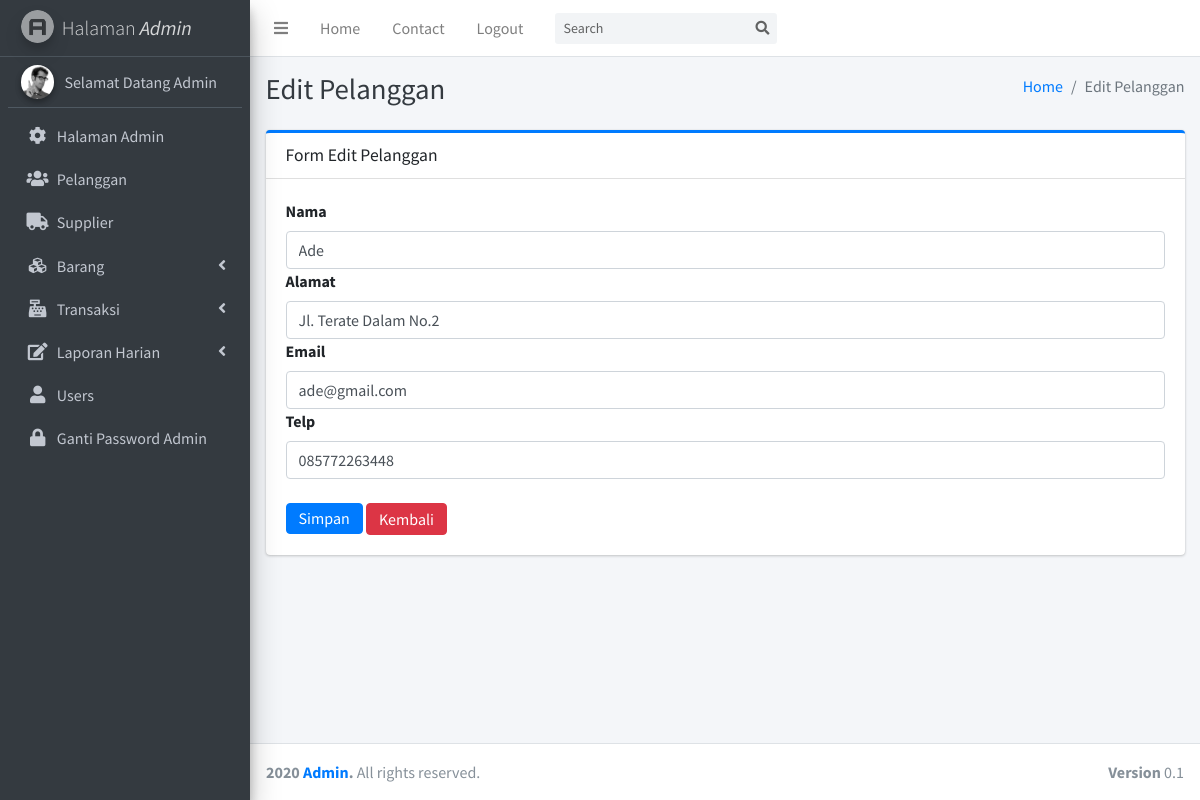
Page /index.php?page=edit_pelanggan&id=1 (signed in) on the committed database.
### tables this page shows
CREATE TABLE `pelanggan` (
  `id` int(11) NOT NULL,
  `nama_pelanggan` varchar(200) NOT NULL,
  `alamat` varchar(200) NOT NULL,
  `email` varchar(200) NOT NULL,
  `telp` varchar(200) NOT NULL
);

### page/edit_pelanggan.php (the view, shortened to what this page needs)
<div class="content-wrapper">
  <div class="content-header">
    <div class="container-fluid">
      <div class="row mb-2">
        <div class="col-sm-6">
          <h1 class="m-0 text-dark">Edit Pelanggan</h1>
        </div>
        <div class="col-sm-6">
          <ol class="breadcrumb float-sm-right">
            <li class="breadcrumb-item"><a href="#">Home</a></li>
            <li class="breadcrumb-item active">Edit Pelanggan</li>
          </ol>
        </div>
      </div>
    </div>
  </div>
  <section class="content">
    <div class="container-fluid">
  <section class="content">
    <div class="row">
      <div class="col-md-12">
        <div class="card card-outline card-primary">
          <div class="card-header">
            <h3 class="card-title">
              Form Edit Pelanggan
            </h3>
          </div>
          <div class="card-body pad">
          <?php
            if(isset($_GET['id'])){
              $id = $_GET['id'];
              $select = mysqli_query($koneksi, "SELECT * FROM pelanggan WHERE id='$id'") or die(mysqli_error($koneksi));
              if(mysqli_num_rows($select) == 0){
                echo '<div class="alert alert-warning">ID tidak ada dalam database.</div>';
                exit();
              }else{
                $data = mysqli_fetch_assoc($select);
              }
            }
          ?>
            <form method="post" action="">
              <div>
                <label>Nama</label>
                <input class="form-control" type="text" name="nama" placeholder="Nama"
                value="<?php echo $data['nama_pelanggan']; ?>">
              </div>
              <div>
              <div>
                <label>Alamat</label>
                <input class="form-control" type="text" name="alamat" placeholder="Alamat"
                value="<?php echo $data['alamat']; ?>">
              </div>
              <div>
                <label>Email</label>
                <input class="form-control" type="text" name="email" placeholder="Email"
                value="<?php echo $data['email']; ?>">
              </div>
              <div>
                <label>Telp</label>
                <input class="form-control" type="text" name="telp" placeholder="Telp"
                value="<?php echo $data['telp']; ?>">
              </div><br>
              <div>
                <button type="submit" name="simpan" class="btn btn-primary" style="line-height: 17px;" value="simpan">Simpan</button>
                <a class="btn btn-danger" style="line-height: 18px;" href="?page=pelanggan">Kembali</a>
              </div>
            </form>
          </div>
        </div>
      </div>
    </div>
  </section>
</div>
    </div>
</div>

### rows in the picture
pelanggan: nama "Ade", alamat "Jl. Terate Dalam No.2", email "ade@gmail.com", telp "085772263448"

### other values in the picture
$_SESSION['user_level'] "Admin"
